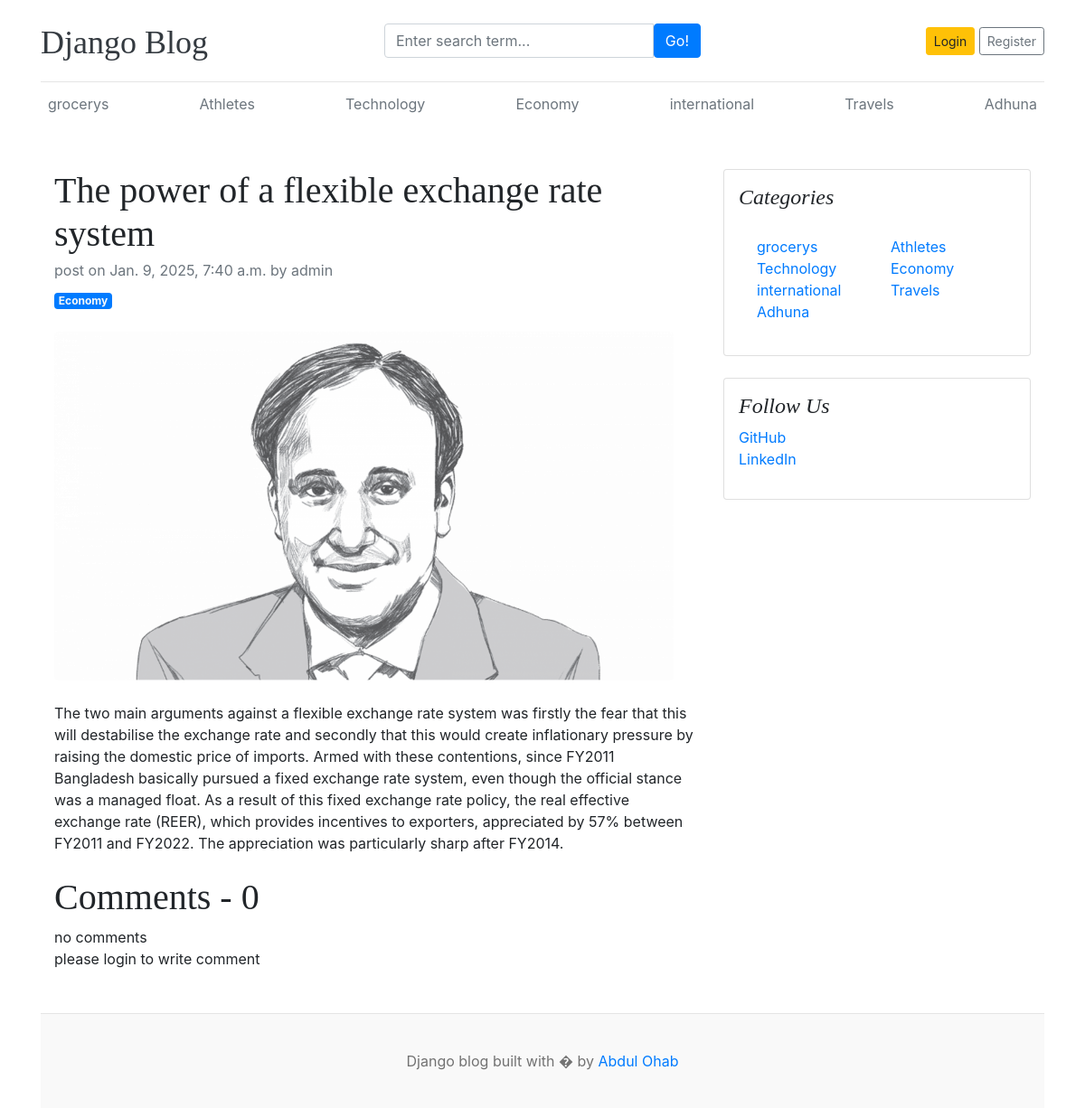
/blogs/the-power-of-a-flexible-exchange-rate-system/, run on the app's committed database.
### home/models.py (models this page shows, shortened)
class Category(models.Model):
    category_name=models.CharField(max_length=50,unique=True)
    created_at=models.DateTimeField(auto_now_add=True)
    updated_at=models.DateTimeField(auto_now=True)
    def __str__(self):
        return self.category_name

class Blogs(models.Model):
    title=models.CharField(max_length=100,unique=True)
    slug=models.SlugField(max_length=100,unique=True)
    category=models.ForeignKey(Category,on_delete=models.CASCADE)
    author=models.ForeignKey(User,on_delete=models.CASCADE)
    blog_image=models.ImageField(upload_to='uploads/%y/%m/%d/')
    short_description=models.TextField(max_length=2000)
    blog_body=models.TextField(max_length=3000)
    status=models.IntegerField(choices=STATUS_CHOICES,default=0)
    is_featured=models.BooleanField(default=False)
    created_at=models.DateTimeField(auto_now_add=True)
    updated_at=models.DateTimeField(auto_now=True)
    def __str__(self):
        return self.title

### category/views.py (the view, shortened to what this page needs)
# urls.py: path('blogs/<slug:slug>/',blogsVies.blogs,name='blogs'),
def blogs(request, slug):
    single_post=get_object_or_404(Blogs,slug=slug,status=1)
    comments=Comments.objects.filter(blog=single_post)
    comment_count=comments.count()
    categories = Category.objects.all()
    context = {
        'categories': categories,
        'single_post': single_post,
        'comments':comments,
        'comment_count':comment_count
    }
    return render(request, 'blogs.html', context)

### templates/blogs.html
{% extends 'base.html' %}
{% block content %}
<div class="container mt-5">
    <div class="row">
        <div class="col-lg-8">
            <article>
                <header class="mb-4">
                    <h1 class="fw-bolder mb-1">{{single_post.title}}</h1>
                    <div class="text-muted fst-italic mb-2">post on {{single_post.created_at}} by {{single_post.author}}</div>
                    <a class="badge bg-primary text-decoration-none text-light" href="#!">{{single_post.category}}</a>
                </header>
                <figure class="mb-4"><img class="img-fluid rounded" src="{{single_post.blog_image.url}}" alt="..." /></figure>
                <section class="mb-5">
                    <p class="fs-5 mb-4">{{single_post.blog_body}}</p>
                    <h1> Comments - {{comment_count}}</h1>
                    {% if comments %}
                    {% for comment in comments %}
                    <div class="card">
                        <div class="card-body">
                            <p class="card-text">
                                {{comment}}
                            </p>
                            <span>
                                <small>
                                user: {{ comment.user}}
                                </small> <br>
                                <small>{{comment.created_at | timesince  }} ago </small>
                            </span>
                        </div>
                    </div>
                    {% endfor %}
                    {% else %}
                    no comments
                    {% endif %}
                    <div class="form-group">
                        {% if user.is_authenticated %}
                        <form action="" method="POST">
                            {% csrf_token %}
                            <div class="form-group">
                                <textarea name="comment" class="form-control" placeholder="write Your Comment" ></textarea>
                                <input type="submit" class="btn btn-primary mt-2">
                            </div>
                        </form>
                        {% else %}
                        <p>please login to write comment</p>
                        {% endif %}
                    </div>
                    </section>
            </article>
        </div>
        <div class="col-lg-4">
            <div class="card mb-4 p-3">
                <h4 class="font-italic">Categories</h4>
                <div class="card-body">
                    <div class="row">
                        {% for category in categories %}
                        <div class="col-sm-6">
                            <ul class="list-unstyled mb-0">
                                <li><a href="{% url 'categoryPage' category.id  %}">{{category.category_name}}</a></li>
                            </ul>
                        </div>
                        {% endfor %}
                    </div>
                </div>
            </div>
            <div class="card mb-4 p-3">
                <h4 class="font-italic">Follow Us</h4>
                <ol class="list-unstyled">
                    <li><a href="#">GitHub</a></li>
                    <li><a href="#">LinkedIn</a></li>
                </ol>
            </div>
        </div>
    </div>
</div>
{% endblock %}

### templates/header.html (shortened to what this page needs)
{% load static %}
<!DOCTYPE html>
<html lang="en">
<head>
    <link href="https://getbootstrap.com/docs/4.0/dist/css/bootstrap.min.css" rel="stylesheet">
    <link href="https://cdnjs.cloudflare.com/ajax/libs/font-awesome/6.0.0/css/all.min.css" rel="stylesheet">
    <link href="{% static 'css/blog.css' %}" rel="stylesheet">
  </head>
<body>
    <div class="container">
      <header class="blog-header py-3">
        <div class="row flex-nowrap justify-content-between align-items-center">
          <div class="col-4 pt-1">
            <a class="blog-header-logo text-dark" href="/">Django Blog</a>
          </div>
          <div class="col-4">
            <form action="{% url 'search' %}" method="GET" >
            <div class="input-group">
                <input class="form-control" type="text" name="keyword" placeholder="Enter search term..." aria-label="Enter search term..." aria-describedby="button-search" />
                <button type="submit" class="btn btn-primary" id="button-search" type="button">Go!</button>
            </div>
        </form>
          </div>
          <div class="col-4 d-flex justify-content-end align-items-center">
            {% if not user.is_authenticated %}
            <a class="btn btn-sm btn-warning" href="{% url 'loginPage'  %}">Login</a> &nbsp;
            <a class="btn btn-sm btn-outline-secondary" href="{% url 'registerPage'   %}">Register</a>
            {% else %}
            <span> <a href="{% url 'dashboardPage' %}" class="btn btn-sm btn-warning " > Dashboard </a> </span>&nbsp;
            <span> <a href="{% url 'logoutPage' %}"> Logout </a> </span>
            {% endif %}
          </div>
        </div>
      </header>
      <div class="nav-scroller py-1 mb-2">
        <nav class="nav d-flex justify-content-between ">
          {% for category in categories %}
          <a class="p-2 text-muted  " href="{% url 'categoryPage' category.id  %}"> {{category.category_name}}</a>
          {% endfor %}
        </nav>
      </div>

### static/css/blog.css (style rules this page uses)
.blog-header { border-bottom: 1px solid #e5e5e5; }
.blog-header-logo { font-family: "Playfair Display", Georgia, "Times New Roman", serif; font-size: 2.25rem; }
h1, h2, h3, h4, h5, h6 { font-family: "Playfair Display", Georgia, "Times New Roman", serif; }

### data on the page
Category: category_name "grocerys"
Category: category_name "Athletes"
Category: category_name "Technology"
Category: category_name "Economy"
Category: category_name "international"
Category: category_name "Travels"
Category: category_name "Adhuna"
Blogs: title "The power of a flexible exchange rate system", created_at "Jan. 9, 2025, 7:40 a.m.", author "admin", category "Economy", blog_image (picture), blog_body "The two main arguments against a flexible exchange rate system was firstly the fear that this will destabilise the exchange rate and secondly that this would create inflationary pressure by raising the domestic price of imports. Armed with these contentions, since FY2011 Bangladesh basically pursued a fixed exchange rate system, even though the official stance was a managed float. As a result of this fixed exchange rate policy, the real effective exchange rate (REER), which provides incentives to exporters, appreciated by 57% between FY2011 and FY2022. The appreciation was particularly sharp after FY2014."

### other printed values
{{ comment_count }} "0"
